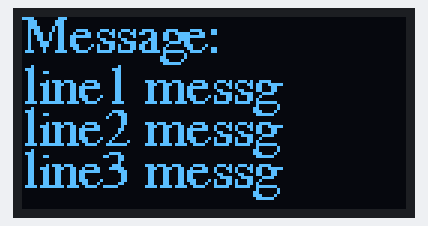
The sketch below on a simulated Arduino Uno, built with avr-gcc and run on an emulated ATmega328P. Parts: 128×64 one-colour display. The display library's start-up logo is not drawn; what the sketch prints to the serial monitor is not drawn.

Above: at 3.1 s.

The sketch:

oled_adafruit.ino
```cpp
/*********
  Rui Santos
  Complete project details at https://randomnerdtutorials.com
*********/

#include <Wire.h>
#include <Adafruit_GFX.h>
#include <Adafruit_SSD1306.h>
#include <Fonts/FreeSerif9pt7b.h>

#define SCREEN_WIDTH 128 // OLED display width, in pixels
#define SCREEN_HEIGHT 64 // OLED display height, in pixels

#define OLED_RESET -1 // Reset pin # (or -1 if sharing Arduino reset pin)

// Declaration for an SSD1306 display connected to I2C (SDA, SCL pins)
Adafruit_SSD1306 display(SCREEN_WIDTH, SCREEN_HEIGHT, &Wire, -1);

void setup() {
  Serial.begin(115200);
  bool ok = display.begin(SSD1306_SWITCHCAPVCC, 0x3C);
  Serial.println(ok);
  if(!ok) { // Address 0x3D for 128x64
    Serial.println(F("SSD1306 allocation failed"));
    for(;;);
  }
  delay(2000);
  display.display();
}

void printContent(char * title, char * line1, char * line2, char * line3){
  display.clearDisplay();
  display.setFont(&FreeSerif9pt7b);
  display.setTextColor(WHITE);
  // Title
  display.setCursor(0, 11);
  display.println(title);
  // Line 1
  display.setCursor(0, 28);
  display.println(line1);
  // Line 2
  display.setCursor(0, 42);
  display.println(line2);
  // Line 3
  display.setCursor(0, 56);
  display.println(line3);
  display.display();
}

void loop() {
  delay(1000);
  printContent("Message: ", "line1 messg", "line2 messg", "line3 messg");
}
```
